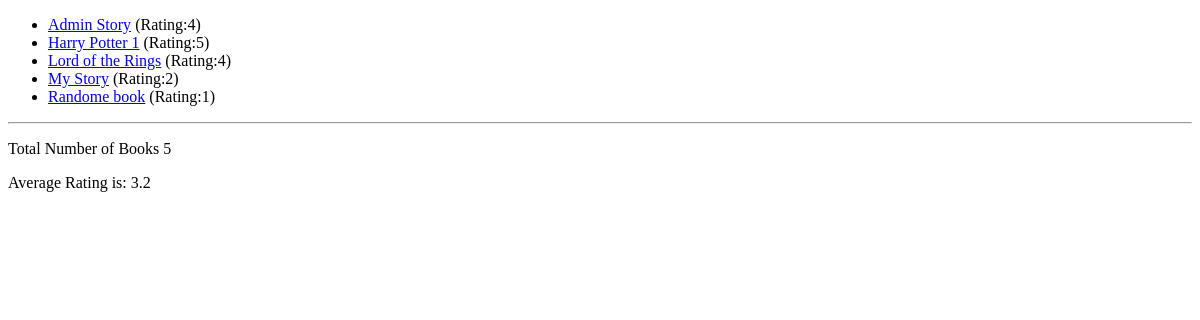
Before: / with the older database file.
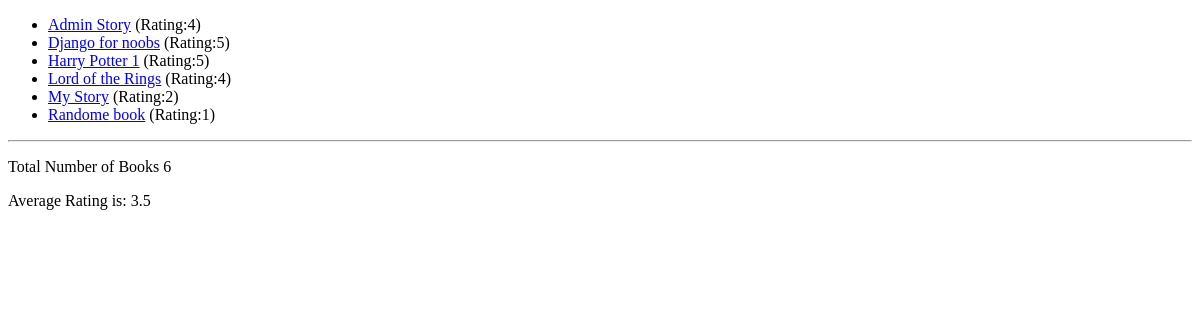
After: the same page with the newer database file.
### book_outlet/models.py (models this page shows, shortened)
class Book(models.Model):
    title = models.CharField(max_length=50)
    rating = models.IntegerField(
        validators=[MinValueValidator(1), MaxValueValidator(5)])
    author = models.CharField(null=True, max_length=100)
    is_bestselling = models.BooleanField(default=False)
    slug = models.SlugField(default="", blank=True, editable=False,
                            null=False, db_index=True) #primary_key=True
    def get_absolute_url(self):
        return reverse("book_detail", args=[self.slug])

### book_outlet/views.py (the view)
# urls.py: path("", views.index),
def index(request):
    books = Book.objects.all().order_by("title")
    num_books = books.count()
    avg_rating = books.aggregate(Avg("rating"))
    return render(request ,"book_outlet/index.html",{
        "books": books,
        "total_number_of_books": num_books,
        "average_rating": avg_rating
    })

### book_outlet/templates/book_outlet/index.html (shortened to what this page needs)
{% extends "book_outlet/base.html" %}
{% block content %}
    <ul>
        {% for book in books %}
            <li><a href="{{book.get_absolute_url}}">{{book.title}}</a> (Rating:{{book.rating}})</li>
        {% endfor %}
    </ul>
    <hr>
    <p>Total Number of Books {{total_number_of_books}}</p>
    <p>Average Rating is: {{average_rating.rating__avg}}</p>
{% endblock content %}

### book_outlet/templates/book_outlet/base.html (shortened to what this page needs)
<!DOCTYPE html>
<html lang="en">
<body>
    {% block content %}
    {% endblock content %}
</body>
</html>

Changed rows visible on the page:
added Book: title "Django for noobs", rating "5"
Other visible differences:
{{ total_number_of_books }}: "5" → "6"
{{ average_rating.rating__avg }}: "3.2" → "3.5"
